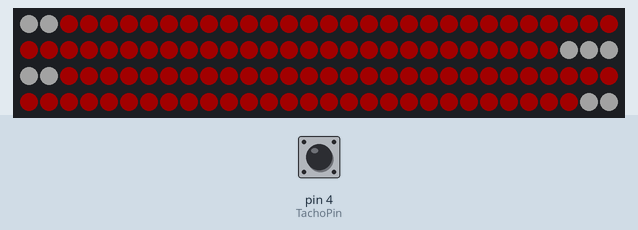
Bench run of a sketch on a simulated Arduino Uno, built with avr-gcc and run on an emulated ATmega328P. Parts: 120 RGB LEDs in strip order, left to right, continuing on the next row. The test bench sets the inputs (shaded band); at power-on: pin 4 (TachoPin) HIGH. Dim RGB values are drawn brighter than linear.

Above: at 1.2 s.
1.3 s: pin 4 (TachoPin) pulsed LOW 2 times (0.12 s each, 0.3 s apart)
At 3.2 s:
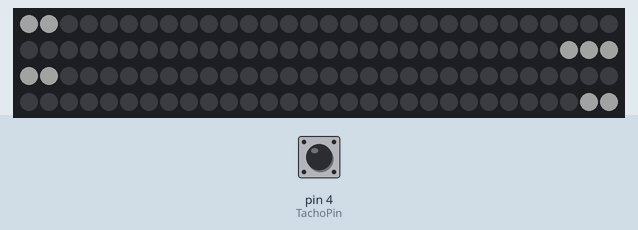
At 3.84 s:
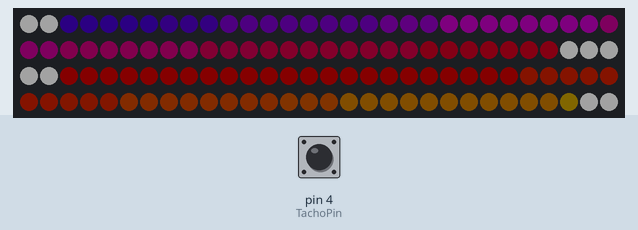
4.9 s: pin 4 (TachoPin) pulsed LOW 5 times (0.12 s each, 0.3 s apart)
At 5.7 s:
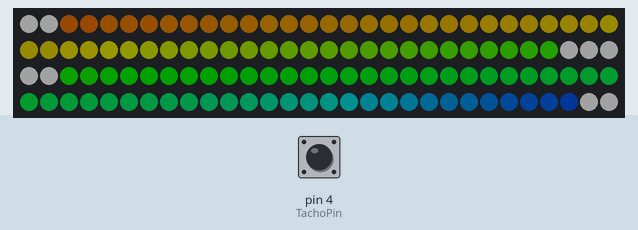

The sketch:

BikeLED_ino.ino
```cpp
#include <FastLED.h>
#include <TimerMs.h>

//#define DEBUG

#ifdef DEBUG
const uint8_t LedCount = 4;
#else
const uint8_t LedCount = 120;
#endif
const uint8_t LedPin = 9;
const uint8_t TransitionSpeed = 30;

const uint8_t TachoPin = 4;
const uint16_t SpeedMeasureInterval = 900;
const float WheelRadius = 0.255; // Diameter ~510 mm

const uint8_t RedAmplitude = 170;

CRGB leds[LedCount];

void setup()
{
  pinMode(LedPin, OUTPUT);
  pinMode(TachoPin, INPUT_PULLUP);

  // Disable the ADC by setting the ADEN bit (bit 7) to 0
  ADCSRA &= B01111111;

  // Disable the analog comparator by setting the ACD bit
  // (bit 7) of the ACSR register to 1.
  ACSR |= B10000000;

  // Disable digital input buffers on all analog input pins
  // by setting bits 0-5 of the DIDR0 register to 1.
  DIDR0 |= B00111111;

  FastLED.addLeds<WS2812B, LedPin, GRB>(leds, LedCount).setCorrection(TypicalLEDStrip);
  FastLED.setMaxPowerInVoltsAndMilliamps(5,1700);
  FastLED.setBrightness(35);

  //random16_set_seed(analogRead(A1)); // Get noise from not connected A1

  Serial.begin(57600);
  Serial.setTimeout(10);
}

void updateLights(uint16_t speed)
{
  static uint8_t waveArg1 = 0;
  static uint8_t transitionCounter = 0;

  if(speed > 20) {
    if(transitionCounter < 254) transitionCounter += 2;
  } else {
    if(transitionCounter > 1) transitionCounter -= 2;
  }

  uint8_t sin1 = sin8(waveArg1);
  uint16_t redValue = (uint16_t)sin1 * RedAmplitude / 255  + 255 - RedAmplitude;

  for(uint8_t i = 0; i < LedCount; i++) {
    if(transitionCounter > 150) {
      leds[i] = CHSV(waveArg1 + i, 255, (transitionCounter - 150) * 2.42);
    } else
    if (transitionCounter < 90) {
      leds[i] = CHSV(0, 255, redValue * (90 - transitionCounter) / 90.);
    }
  }

#ifndef DEBUG
  for(uint8_t i = 0; i <= 1; i++) // 1st bottom light
    leds[i] = CHSV(0,0,255);
  for(uint8_t i = 118; i <= 119; i++) // 2nd bottom light
    leds[i] = CHSV(0,0,255);

  for(uint8_t i = 57; i <= 61; i++) // headlight
    leds[i] = CHSV(0,0,255);
#endif

  waveArg1++;

  FastLED.show();
}

int getSpeed()
{
  static bool trigger = 0;
  static bool triggerPrev = 0;
  static uint16_t rotations = 0;
  static uint16_t rotationsPrev = 0;

  static uint16_t v1 = 0,
                  v2 = 0,
                  v3 = 0,
                  v4 = 0,
                  v = 0;

  triggerPrev = trigger;
  trigger = digitalRead(TachoPin) == 0;

  if(trigger && !triggerPrev) { // When falling from 1 (pull-up resistor) to 0
    rotations++;
  }

  static TimerMs updateSpeedTimer(SpeedMeasureInterval, 1, 1);

  if(updateSpeedTimer.elapsed()) {
    uint16_t dRotations = rotations - rotationsPrev;

    v4 = v3;
    v3 = v2;
    v2 = v1;
    v1 = 2 * PI * WheelRadius * dRotations * 1000 / SpeedMeasureInterval * 36; // In km/h
    v = (v1 + v2 + v3 + v4) / 4;
    if(v < 15) v4 = v3 = v2 = v1 = v = 0;

    #ifdef DEBUG
    // Serial.print(v1);
    // Serial.print(" ");
    // Serial.print(v2);
    // Serial.print(" ");
    // Serial.print(v3);
    // Serial.print(" ");
    // Serial.print(v4);
    // Serial.print(" ");
    // Serial.println(v);
    #endif

    if(rotations > 65000) { // Overflow protection for correct maths on dRotations
      rotations = dRotations;
      rotationsPrev = 0;
    } else  {
      rotationsPrev = rotations;
    }

    updateSpeedTimer.start();
  }

  return v;
}

void loop()
{
  static TimerMs updateLightsTimer(10, 1, 1);
  static uint16_t speed = 0;

  #ifdef DEBUG
  if(Serial.available()) {
    speed = Serial.parseInt();
    Serial.print("speed ");
    Serial.println(speed);
  }
  #else
  speed = getSpeed();
  #endif

  if(updateLightsTimer.elapsed()) {
    updateLights(speed);
    updateLightsTimer.start();
  }
}
```

Measured:
- after the input at 4.9 s, the LEDs: first differ from a run without the input after 0.65 s (image 3)
- what the display in image 1 shows lasts 0.9 s, from 2.5 s to 3.4 s
